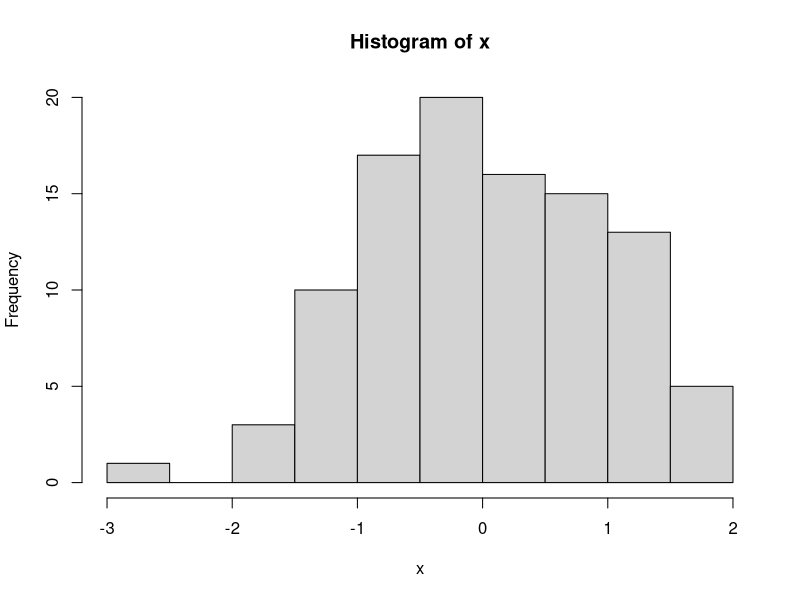
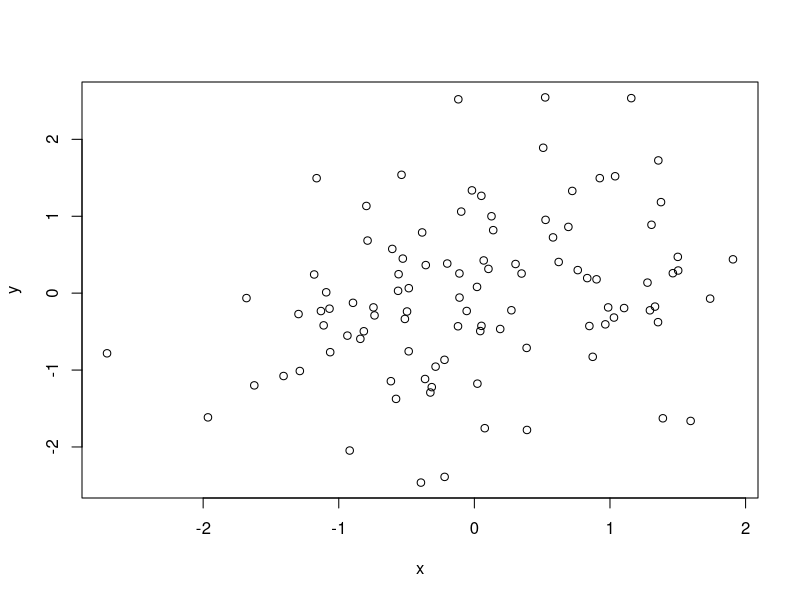
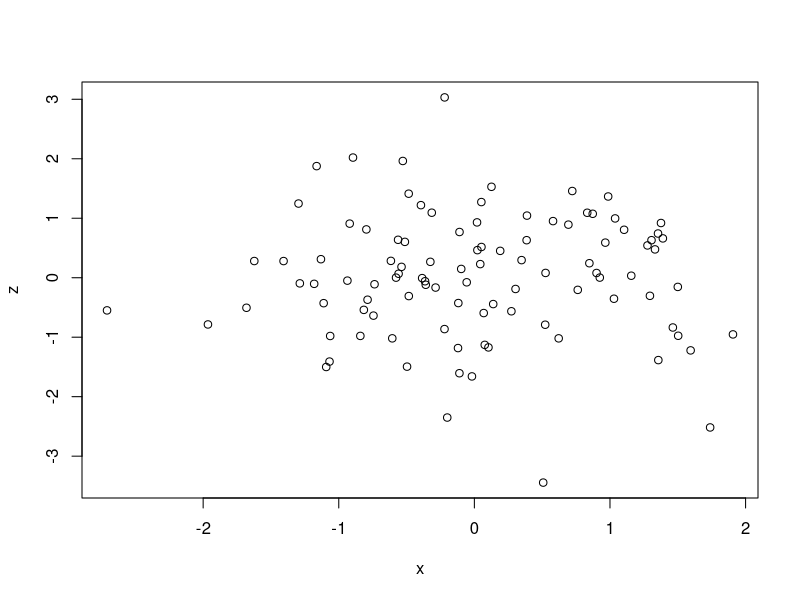
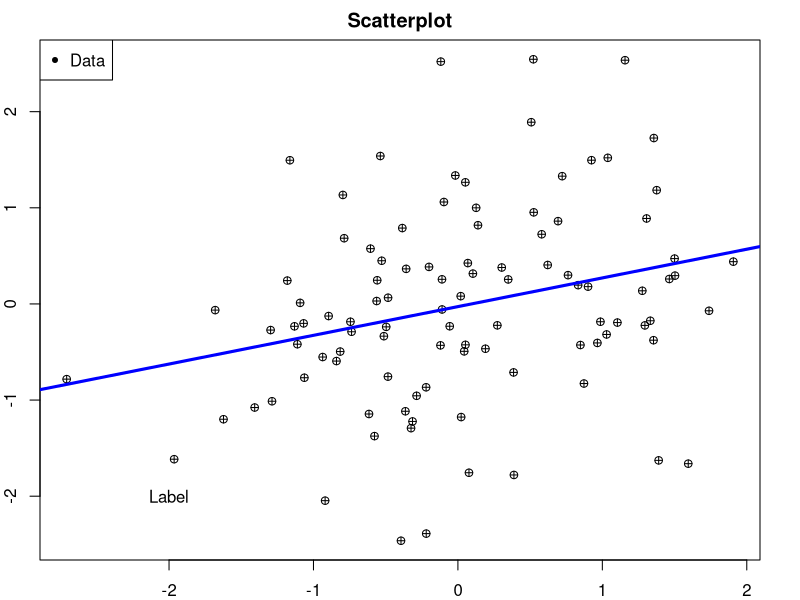
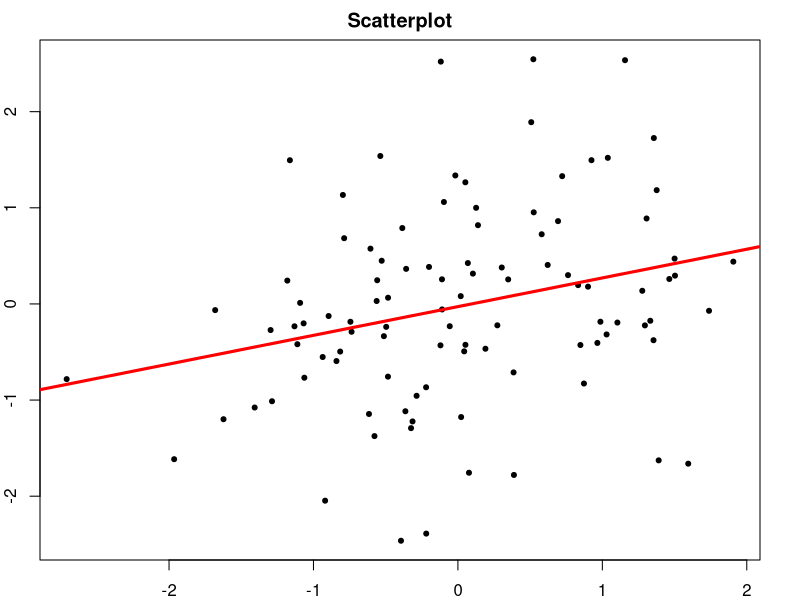
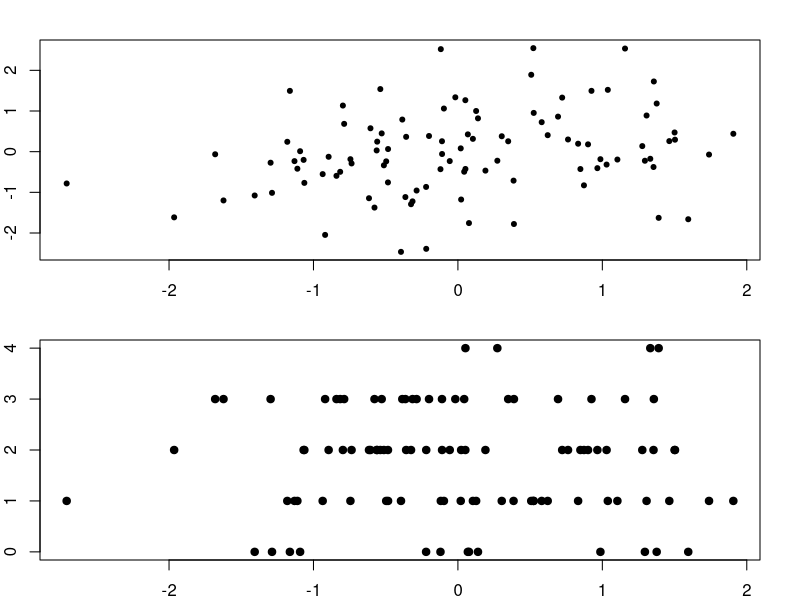
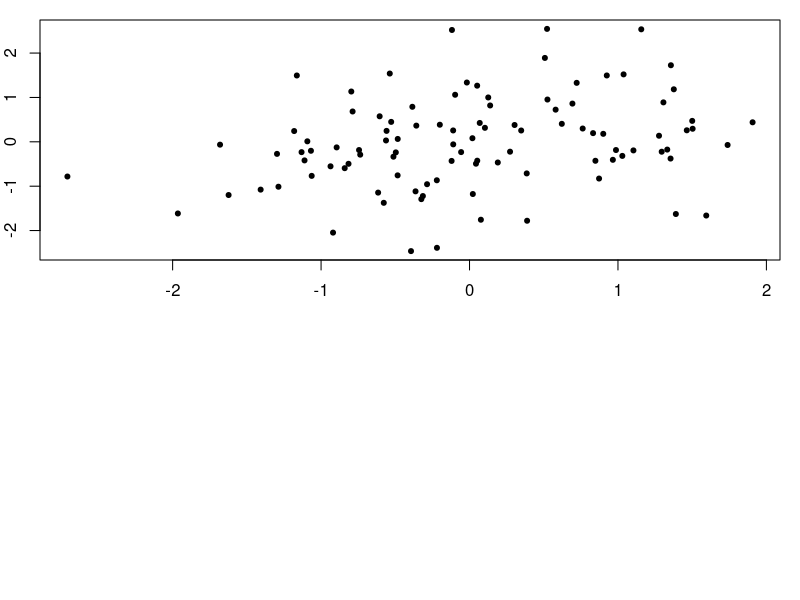
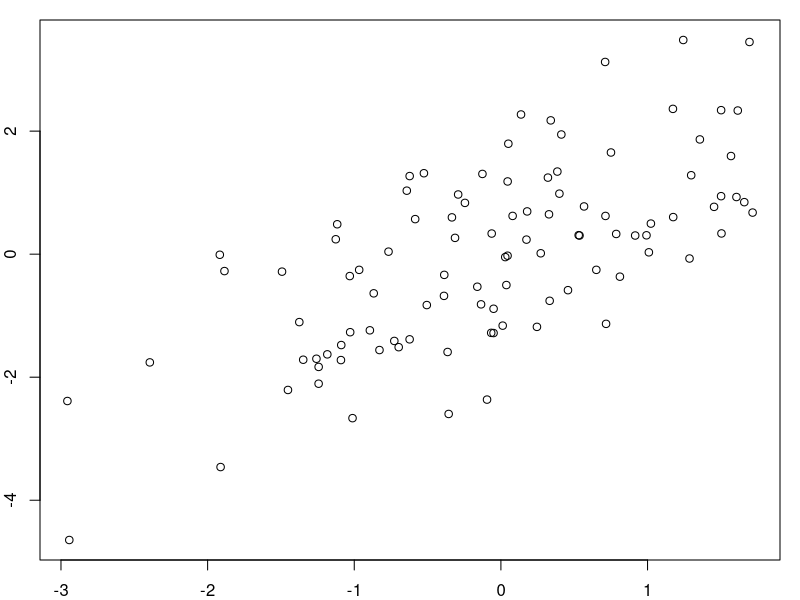

Generate these figures, in order, with R:
x <- rnorm (100)
hist(x)
y <- rnorm(100)
plot(x, y)
z <- rnorm(100)
plot(x, z)
par(mar = c(2, 2, 2, 2))
plot(x, y, pch=10)
title("Scatterplot")
text(-2, -2, "Label")
legend("topleft", legend="Data", pch=20)
fit <- lm(y ~ x)
abline(fit)
abline(fit, lwd = 3, col = "blue")

plot(x, y, xlab = "Weight", ylab = "Height", main = "Scatterplot", pch = 20)
fit <- lm(y ~ x)
abline(fit, lwd = 3, col = "red")
z <- rpois(100, 2)
par(mfrow = c(2, 1))
plot(x, y, pch = 20)
plot(x, z, pch=19)
par(mar = c(2, 2, 1, 1))
plot(x, y, pch = 20)

##Voor margin en grootte per grafiek.
par(mfrow = c(2, 2))

par(mfrow = c(1, 1))
x <- rnorm(100)
y <- x + rnorm(100)
g <- gl(2, 50, labels = c("Male", "Female"))
str(g)
plot(x, y)

##No data in graph
plot(x, y, type = "n")

##Subset only males
points(x[g == "Male"], y[g == "Male"], col = "green")
points(x[g == "Female"], y[g == "Female"], col = "blue", pch = 19)
